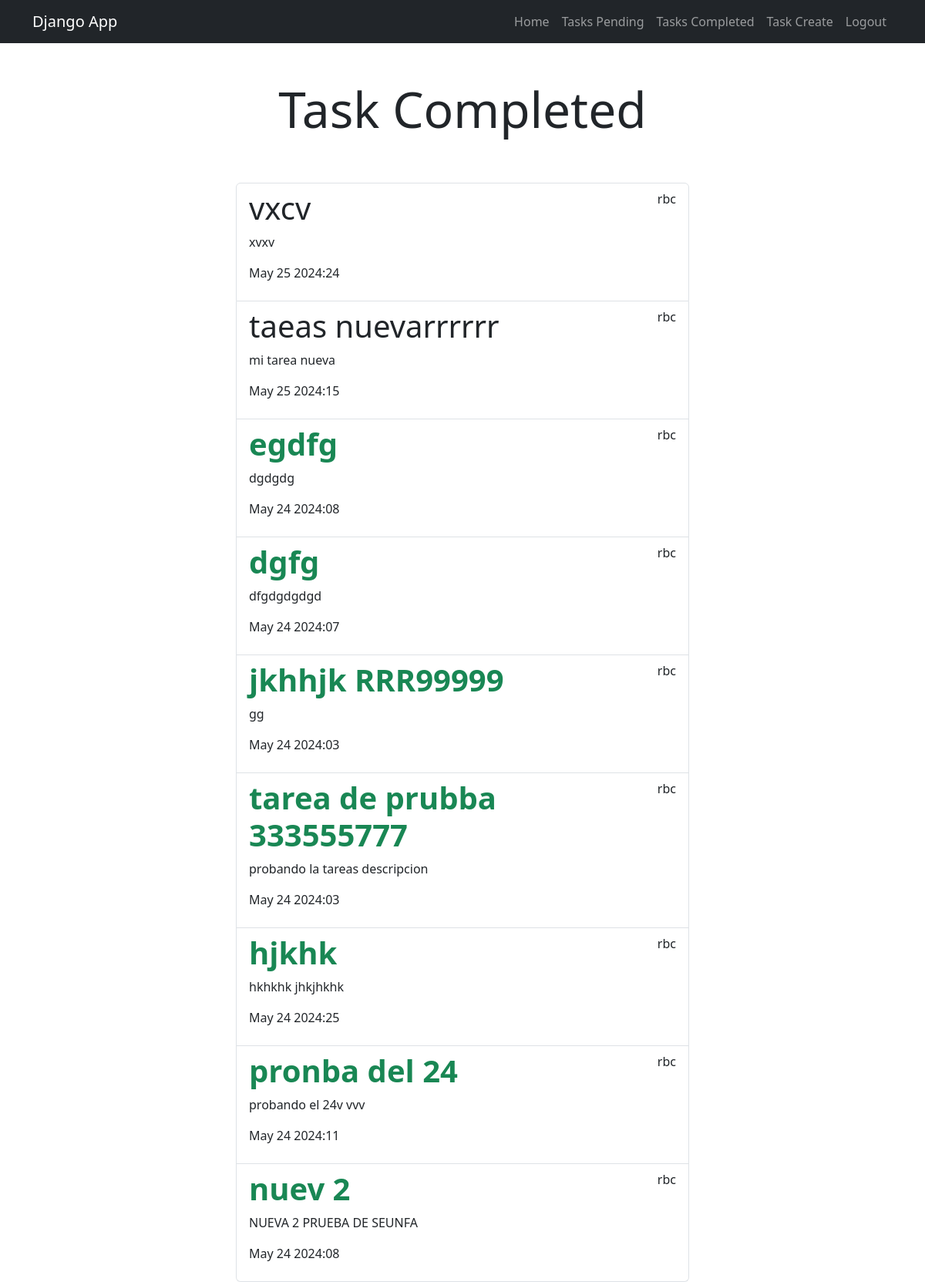
The page /tasks_completed/ (signed in) on the database its author committed.
### tasks/models.py (models this page shows, shortened)
class Task(models.Model):
    title = models. CharField(max_length=100)
    description = models.TextField(blank=True)
    created = models.DateTimeField(auto_now_add= True)
    datecompleted = models.DateTimeField(null=True)
    important = models.BooleanField(default=False)
    user = models.ForeignKey(User, on_delete=models.CASCADE)

### tasks/views.py (the view)
# urls.py: path('tasks_completed/', views.tasks_completed, name='tasks_completed'),
@login_required
def tasks_completed(request):
   tasks = Task.objects.filter(user = request.user,datecompleted__isnull=False).order_by('-datecompleted')
   taskstitle = 'Task Completed'
   return render(request, 'tasks.html', {'tasks' : tasks, 'taskstitle' : taskstitle })

### tasks/templates/tasks.html
{% extends 'base.html' %}
{% block content %}
<main class="conteiner">
    <div class="row">
        <div class="col-md-6 offset-md-3">
            <h1 class="text-center display-3 py-5"> {{taskstitle}}</h1>
            <ul class="list-group">
                {% for task in tasks %}
                    <a class="list-group-item" href="{% url 'task_detail' task.id %}">
                            <header class="d-flex justify-content-between">
                                {% if task.important %}
                                <h1 class="fw-bold text-success">{{task.title}}</h1>
                                {% else %}
                                <h1 class="bold">{{task.title}}</h1>
                                {% endif %}
                                <p>{{task.user.username}}</p>
                            </header>
                            <p>{{task.description}}</p>
                            <p>{{task.datecompleted|date:'M j Y:i'}}</p>
                    </a>
                {% endfor %}
            </ul>
        </div>
    </div>
</main>
{% endblock %}

### tasks/templates/base.html (shortened to what this page needs)
<!DOCTYPE html>
<html lang="en">
<head>
    <link rel="stylesheet" href="https://cdn.jsdelivr.net/npm/bootstrap@5.3.3/dist/css/bootstrap.min.css">
</head>
<body>
    <nav class="navbar navbar-expand-lg bg-dark navbar-dark">
        <div class="container">
          <a class="navbar-brand" href="/">Django App</a>
          <div class="collapse navbar-collapse" id="navbarNav">
            <ul class="navbar-nav ms-auto">
                <li class="nav-item">
                    <a href="/" class="nav-link">Home</a>
                </li>
                {% if user.is_authenticated %}
                <li class="nav-item">
                    <a class="nav-link" href="/tasks">Tasks Pending</a>
                </li>
                <li class="nav-item">
                    <a class="nav-link" href="{% url 'tasks_completed' %}">Tasks Completed</a>
                </li>
                <li class="nav-item">
                    <a class="nav-link" href="/tasks/create">Task Create</a>
                </li>
                <li class="nav-item">
                    <a class="nav-link" href="/logout">Logout</a>
                </li>
                {% endif %}
            </ul>
          </div>
        </div>
      </nav>
    {% block content %}
    {% endblock %}
</body>
</html>

### rows shown on the page
Task: title "vxcv", user.username "rbc", description "xvxv", datecompleted "May 25 2024:24"
Task: title "taeas nuevarrrrrr", user.username "rbc", description "mi tarea nueva", datecompleted "May 25 2024:15"
Task: title "egdfg", user.username "rbc", description "dgdgdg", datecompleted "May 24 2024:08"
Task: title "dgfg", user.username "rbc", description "dfgdgdgdgd", datecompleted "May 24 2024:07"
Task: title "jkhhjk RRR99999", user.username "rbc", description "gg", datecompleted "May 24 2024:03"
Task: title "tarea de prubba 333555777", user.username "rbc", description "probando la tareas descripcion", datecompleted "May 24 2024:03"
Task: title "hjkhk", user.username "rbc", description "hkhkhk jhkjhkhk", datecompleted "May 24 2024:25"
Task: title "pronba del 24", user.username "rbc", description "probando el 24v vvv", datecompleted "May 24 2024:11"
Task: title "nuev 2", user.username "rbc", description "NUEVA 2 PRUEBA DE SEUNFA", datecompleted "May 24 2024:08"

### other values the page prints
{{ taskstitle }} "Task Completed"
